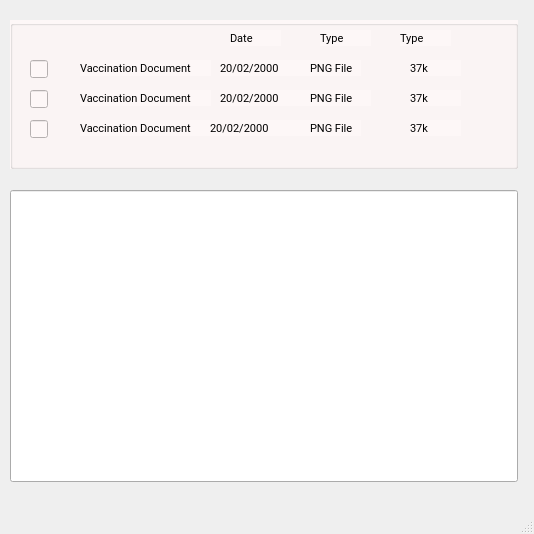
<?xml version="1.0" encoding="UTF-8"?>
<ui version="4.0">
 <class>MainWindow</class>
 <widget class="QMainWindow" name="MainWindow">
  <property name="geometry">
   <rect>
    <x>0</x>
    <y>0</y>
    <width>534</width>
    <height>534</height>
   </rect>
  </property>
  <property name="windowTitle">
   <string>MainWindow</string>
  </property>
  <widget class="QWidget" name="centralwidget">
   <widget class="QGroupBox" name="groupBox">
    <property name="geometry">
     <rect>
      <x>10</x>
      <y>20</y>
      <width>508</width>
      <height>149</height>
     </rect>
    </property>
    <property name="styleSheet">
     <string notr="true">background: #FDF7F7;</string>
    </property>
    <property name="title">
     <string/>
    </property>
    <widget class="QLineEdit" name="lineEdit_2">
     <property name="geometry">
      <rect>
       <x>20</x>
       <y>40</y>
       <width>18</width>
       <height>18</height>
      </rect>
     </property>
    </widget>
    <widget class="QLineEdit" name="lineEdit_3">
     <property name="geometry">
      <rect>
       <x>20</x>
       <y>70</y>
       <width>18</width>
       <height>18</height>
      </rect>
     </property>
    </widget>
    <widget class="QLineEdit" name="lineEdit_4">
     <property name="geometry">
      <rect>
       <x>20</x>
       <y>100</y>
       <width>18</width>
       <height>18</height>
      </rect>
     </property>
    </widget>
    <widget class="QLabel" name="label">
     <property name="geometry">
      <rect>
       <x>70</x>
       <y>40</y>
       <width>131</width>
       <height>16</height>
      </rect>
     </property>
     <property name="styleSheet">
      <string notr="true">font-family: Roboto;
font-style: normal;
font-weight: normal;
font-size: 11px;
line-height: 13px;

color: #000000;</string>
     </property>
     <property name="text">
      <string>Vaccination Document</string>
     </property>
    </widget>
    <widget class="QLabel" name="label_2">
     <property name="geometry">
      <rect>
       <x>70</x>
       <y>70</y>
       <width>131</width>
       <height>16</height>
      </rect>
     </property>
     <property name="styleSheet">
      <string notr="true">font-family: Roboto;
font-style: normal;
font-weight: normal;
font-size: 11px;
line-height: 13px;

color: #000000;</string>
     </property>
     <property name="text">
      <string>Vaccination Document</string>
     </property>
    </widget>
    <widget class="QLabel" name="label_3">
     <property name="geometry">
      <rect>
       <x>70</x>
       <y>100</y>
       <width>131</width>
       <height>16</height>
      </rect>
     </property>
     <property name="styleSheet">
      <string notr="true">font-family: Roboto;
font-style: normal;
font-weight: normal;
font-size: 11px;
line-height: 13px;

color: #000000;</string>
     </property>
     <property name="text">
      <string>Vaccination Document</string>
     </property>
    </widget>
    <widget class="QLabel" name="label_4">
     <property name="geometry">
      <rect>
       <x>210</x>
       <y>40</y>
       <width>131</width>
       <height>16</height>
      </rect>
     </property>
     <property name="styleSheet">
      <string notr="true">font-family: Roboto;
font-style: normal;
font-weight: normal;
font-size: 11px;
line-height: 13px;

color: #000000;</string>
     </property>
     <property name="text">
      <string>20/02/2000</string>
     </property>
    </widget>
    <widget class="QLabel" name="label_5">
     <property name="geometry">
      <rect>
       <x>210</x>
       <y>70</y>
       <width>131</width>
       <height>16</height>
      </rect>
     </property>
     <property name="styleSheet">
      <string notr="true">font-family: Roboto;
font-style: normal;
font-weight: normal;
font-size: 11px;
line-height: 13px;

color: #000000;</string>
     </property>
     <property name="text">
      <string>20/02/2000</string>
     </property>
    </widget>
    <widget class="QLabel" name="label_6">
     <property name="geometry">
      <rect>
       <x>200</x>
       <y>100</y>
       <width>131</width>
       <height>16</height>
      </rect>
     </property>
     <property name="styleSheet">
      <string notr="true">font-family: Roboto;
font-style: normal;
font-weight: normal;
font-size: 11px;
line-height: 13px;

color: #000000;</string>
     </property>
     <property name="text">
      <string>20/02/2000</string>
     </property>
    </widget>
    <widget class="QLabel" name="label_7">
     <property name="geometry">
      <rect>
       <x>300</x>
       <y>40</y>
       <width>51</width>
       <height>16</height>
      </rect>
     </property>
     <property name="styleSheet">
      <string notr="true">font-family: Roboto;
font-style: normal;
font-weight: normal;
font-size: 11px;
line-height: 13px;

color: #000000;</string>
     </property>
     <property name="text">
      <string>PNG File</string>
     </property>
    </widget>
    <widget class="QLabel" name="label_8">
     <property name="geometry">
      <rect>
       <x>300</x>
       <y>70</y>
       <width>61</width>
       <height>16</height>
      </rect>
     </property>
     <property name="styleSheet">
      <string notr="true">font-family: Roboto;
font-style: normal;
font-weight: normal;
font-size: 11px;
line-height: 13px;

color: #000000;</string>
     </property>
     <property name="text">
      <string>PNG File</string>
     </property>
    </widget>
    <widget class="QLabel" name="label_9">
     <property name="geometry">
      <rect>
       <x>300</x>
       <y>100</y>
       <width>51</width>
       <height>16</height>
      </rect>
     </property>
     <property name="styleSheet">
      <string notr="true">font-family: Roboto;
font-style: normal;
font-weight: normal;
font-size: 11px;
line-height: 13px;

color: #000000;</string>
     </property>
     <property name="text">
      <string>PNG File</string>
     </property>
    </widget>
    <widget class="QLabel" name="label_10">
     <property name="geometry">
      <rect>
       <x>400</x>
       <y>40</y>
       <width>51</width>
       <height>16</height>
      </rect>
     </property>
     <property name="styleSheet">
      <string notr="true">font-family: Roboto;
font-style: normal;
font-weight: normal;
font-size: 11px;
line-height: 13px;

color: #000000;</string>
     </property>
     <property name="text">
      <string>37k</string>
     </property>
    </widget>
    <widget class="QLabel" name="label_11">
     <property name="geometry">
      <rect>
       <x>400</x>
       <y>70</y>
       <width>51</width>
       <height>16</height>
      </rect>
     </property>
     <property name="styleSheet">
      <string notr="true">font-family: Roboto;
font-style: normal;
font-weight: normal;
font-size: 11px;
line-height: 13px;

color: #000000;</string>
     </property>
     <property name="text">
      <string>37k</string>
     </property>
    </widget>
    <widget class="QLabel" name="label_12">
     <property name="geometry">
      <rect>
       <x>400</x>
       <y>100</y>
       <width>51</width>
       <height>16</height>
      </rect>
     </property>
     <property name="styleSheet">
      <string notr="true">font-family: Roboto;
font-style: normal;
font-weight: normal;
font-size: 11px;
line-height: 13px;

color: #000000;</string>
     </property>
     <property name="text">
      <string>37k</string>
     </property>
    </widget>
    <widget class="QLabel" name="label_13">
     <property name="geometry">
      <rect>
       <x>220</x>
       <y>10</y>
       <width>51</width>
       <height>16</height>
      </rect>
     </property>
     <property name="styleSheet">
      <string notr="true">font-family: Roboto;
font-style: normal;
font-weight: normal;
font-size: 11px;
line-height: 13px;

color: #000000;</string>
     </property>
     <property name="text">
      <string>Date</string>
     </property>
    </widget>
    <widget class="QLabel" name="label_14">
     <property name="geometry">
      <rect>
       <x>310</x>
       <y>10</y>
       <width>51</width>
       <height>16</height>
      </rect>
     </property>
     <property name="styleSheet">
      <string notr="true">font-family: Roboto;
font-style: normal;
font-weight: normal;
font-size: 11px;
line-height: 13px;

color: #000000;</string>
     </property>
     <property name="text">
      <string>Type</string>
     </property>
    </widget>
    <widget class="QLabel" name="label_15">
     <property name="geometry">
      <rect>
       <x>390</x>
       <y>10</y>
       <width>51</width>
       <height>16</height>
      </rect>
     </property>
     <property name="styleSheet">
      <string notr="true">font-family: Roboto;
font-style: normal;
font-weight: normal;
font-size: 11px;
line-height: 13px;

color: #000000;</string>
     </property>
     <property name="text">
      <string>Type</string>
     </property>
    </widget>
   </widget>
   <widget class="QLineEdit" name="lineEdit">
    <property name="geometry">
     <rect>
      <x>10</x>
      <y>190</y>
      <width>508</width>
      <height>292</height>
     </rect>
    </property>
   </widget>
  </widget>
  <widget class="QMenuBar" name="menubar">
   <property name="geometry">
    <rect>
     <x>0</x>
     <y>0</y>
     <width>534</width>
     <height>21</height>
    </rect>
   </property>
  </widget>
  <widget class="QStatusBar" name="statusbar"/>
 </widget>
 <resources/>
 <connections/>
</ui>
